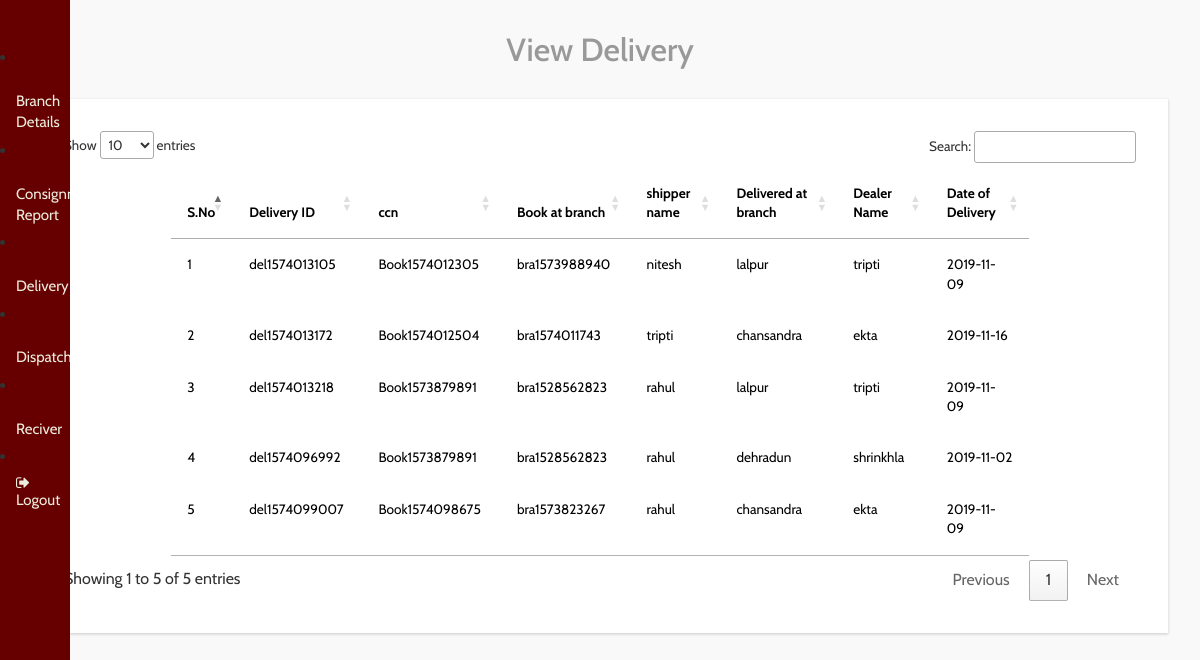
Before: /dealer/view_delivery.php with the older database file.
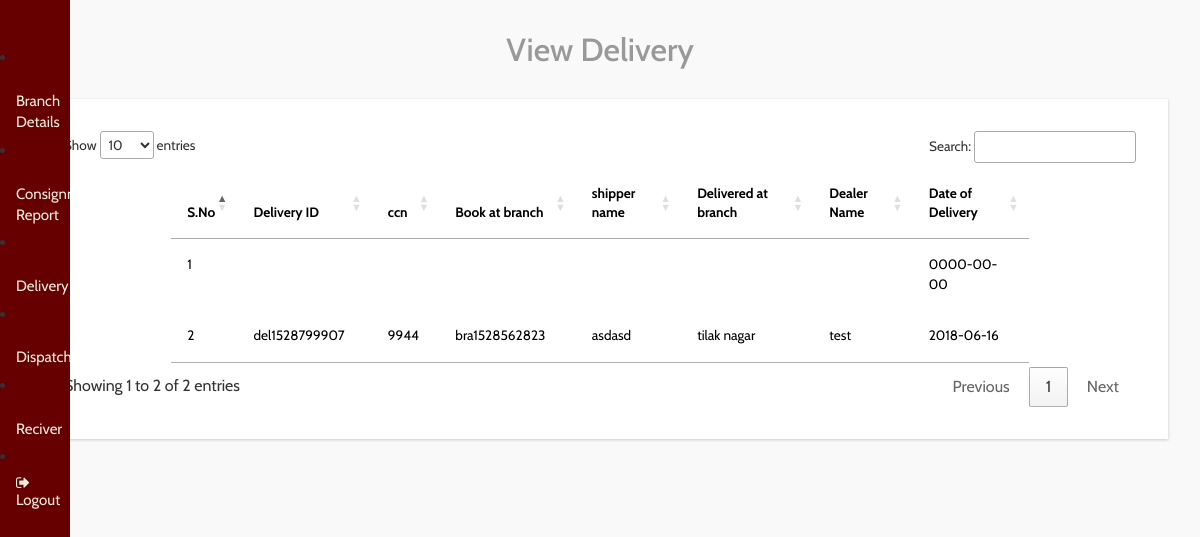
After: the same page with the newer database file.
### tables this page shows
CREATE TABLE `delivery` (
  `id` int(11) NOT NULL,
  `ccn` text NOT NULL,
  `deliveryid` text NOT NULL,
  `shippername` text NOT NULL,
  `bookatbranch` text NOT NULL,
  `deliveryedatbranch` text NOT NULL,
  `dealername` text NOT NULL,
  `dateofdelivery` date NOT NULL
);

CREATE TABLE `branch` (
  `id` int(11) NOT NULL,
  `dealer_name` text NOT NULL,
  `branchaddress` text NOT NULL,
  `phone` text NOT NULL,
  `branch_location` text NOT NULL,
  `pincode` text NOT NULL,
  `reqid` text NOT NULL,
  `branch_name` text NOT NULL,
  `branch_id` text NOT NULL
);

### dealer/view_delivery.php (the view, shortened to what this page needs)
<?php
include('header.php');
include('../connection.php');
?>
<link rel="stylesheet" href="http://cdn.datatables.net/1.10.2/css/jquery.dataTables.min.css"></style>
<div id="page-wrapper">
  <div class="graphs">
    <h3 class="blank1" align="center">View Delivery</h3>
    <div class="xs tabls">
      <div class="bs-example4" data-example-id="contextual-table">
        <table class="table table-hover" id="example" class="display" width="80%" cellspacing="0">
          <thead>
            <tr>
            <th>S.No</th>
            <th>Delivery ID</th>
              <th>ccn</th>
              <th>Book at branch</th>
              <th>shipper name</th>
              <th>Delivered at branch</th>
              <th>Dealer Name</th>
              <th>Date of Delivery </th>
            </tr>
          </thead>
          <tbody>
          <?php
            $sql="Select * from delivery";
            $res=mysqli_query($conn,$sql);
            $i=1;
            while($ros=mysqli_fetch_array($res))
            {
              ?>
          <tr>
            <td><?php echo $i++;?></td>
             <td><?php echo $ros['deliveryid'];?></td>
            <td><?php echo $ros['ccn'];?></td>
            <td><?php echo $ros['bookatbranch'];?></td>
            <td><?php echo $ros['shippername'];?></td>
            <td><?php $branch= $ros['deliveryedatbranch'];
             $sql1="Select * from branch where branch_id='$branch'";
            $res2=mysqli_query($conn,$sql1);
            $ros2=mysqli_fetch_array($res2);
            echo $ros2['branchaddress'];
            ?></td>
            <td><?php echo $ros['dealername'];?></td>
            <td><?php echo $ros['dateofdelivery'];?></td>
          </tr>
          <?php
        }
        ?>
          </tbody>
        </table>
      </div>
    </div>
  </div>
</div>

Changed rows visible on the page:
removed delivery: deliveryid "del1574013105", ccn "Book1574012305", bookatbranch "bra1573988940", shippername "nitesh", branch.branchaddress "lalpur", dealername "tripti", dateofdelivery "2019-11-09"
removed delivery: deliveryid "del1574013172", ccn "Book1574012504", bookatbranch "bra1574011743", shippername "tripti", branch.branchaddress "chansandra", dealername "ekta", dateofdelivery "2019-11-16"
removed delivery: deliveryid "del1574013218", ccn "Book1573879891", bookatbranch "bra1528562823", shippername "rahul", branch.branchaddress "lalpur", dealername "tripti", dateofdelivery "2019-11-09"
removed delivery: deliveryid "del1574096992", ccn "Book1573879891", bookatbranch "bra1528562823", shippername "rahul", branch.branchaddress "dehradun", dealername "shrinkhla", dateofdelivery "2019-11-02"
removed delivery: deliveryid "del1574099007", ccn "Book1574098675", bookatbranch "bra1573823267", shippername "rahul", branch.branchaddress "chansandra", dealername "ekta", dateofdelivery "2019-11-09"
added delivery: dateofdelivery "0000-00-00"
added delivery: deliveryid "del1528799907", ccn "9944", bookatbranch "bra1528562823", shippername "asdasd", branch.branchaddress "tilak nagar", dealername "test", dateofdelivery "2018-06-16"
Other visible differences:
text written by a page script: "Show entries Search: Showing 1 to 5 of 5 entries Previous 1 Next" → "Show entries Search: Showing 1 to 2 of 2 entries Previous 1 Next"
